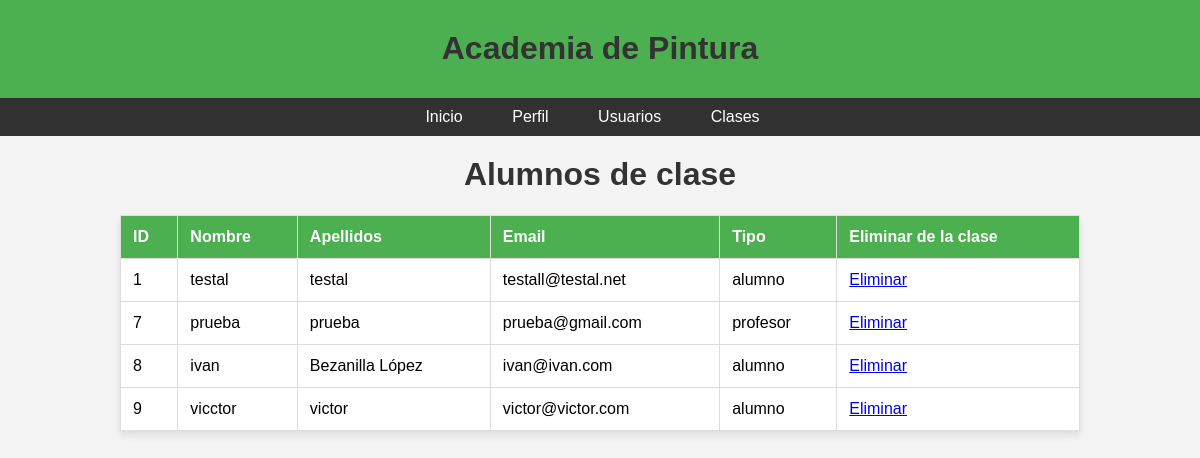
Screenshot of /proyecto/clases/alumnos_clase.php?id=4 with the database file from the repository.
### tables this page shows
CREATE TABLE `usuario` (
  `id` int NOT NULL AUTO_INCREMENT,
  `nombre` varchar(55) NOT NULL,
  `apellidos` varchar(55) NOT NULL,
  `email` varchar(255) NOT NULL,
  `pass` varchar(255) NOT NULL,
  `tipo` enum('alumno','profesor','administrador') NOT NULL,
  PRIMARY KEY (`id`),
  UNIQUE KEY `ID` (`id`),
  UNIQUE KEY `email` (`email`),
  KEY `tipo` (`tipo`)
);

### proyecto/clases/alumnos_clase.php (the view, shortened to what this page needs)
<?php
include "../bd/base_de_datos.php";
$id = $_GET["id"];
try {
    $sentencia = $base_de_datos->prepare("SELECT b.* FROM alumno_clase a INNER JOIN usuario b ON a.Alumno_ID=b.id WHERE a.Clase_ID = ?;");
    $sentencia->execute([$id]);
    $personas = $sentencia->fetchAll(PDO::FETCH_OBJ);
}catch(Exception $e){
    echo "Ocurrio un error:" . $e->getMessage();
}
?>
<!DOCTYPE html>
<html lang="es">
<head>
</head>
<body>
    <header>
        <h1>Academia de Pintura</h1>
    </header>
    <nav>
        <ul>
            <li><a href="../principal.php">Inicio</a></li>
            <li><a href="../usuarios/perfil.php">Perfil</a></li>
            <li><a href="../usuarios/listarusuarios.php">Usuarios</a></li>
            <li><a href="listarclases.php">Clases</a></li>
        </ul>
    </nav>
    <h1>Alumnos de clase</h1>
    <table>
        <thead>
            <tr>
                <th>ID</th>
                <th>Nombre</th>
                <th>Apellidos</th>
                <th>Email</th>
                <th>Tipo</th>
                <th>Eliminar de la clase</th>
            </tr>
        </thead>
        <tbody>
            <?php foreach($personas as $proyecto){ ?>
            <tr>
                <td><?php echo $proyecto->id ?></td>
                <td><?php echo $proyecto->nombre ?></td>
                <td><?php echo $proyecto->apellidos ?></td>
                <td><?php echo $proyecto->email ?></td>
                <td><?php echo $proyecto->tipo ?></td>
                <td><a href="<?php echo "./eliminar_alumno_clase.php?id=" . $proyecto->id?>">Eliminar</a></td>
            </tr>
            <?php } ?>
        </tbody>
    </table>
</body>
</html>

### proyecto/clases/alumnos_clase.php (style rules this page uses)
body { font-family: Arial, sans-serif; background-color: #f4f4f4; margin: 0; padding: 0; display: flex; flex-direction: column; align-items: center; }
header { background-color: #4CAF50; color: #fff; padding: 10px; text-align: center; }
header, nav { width: 100%; display: block; }
nav { background-color: rgba(0, 0, 0, 0.8); padding: 10px 0; }
nav ul { list-style-type: none; margin: 0; padding: 0; text-align: center; }
nav ul li { display: inline-block; margin-right: 15px; }
nav ul li a { text-decoration: none; color: #fff; padding: 8px 15px; border-radius: 5px; }
table { border-collapse: collapse; width: 80%; box-shadow: 0 4px 8px rgba(0, 0, 0, 0.1); background-color: #fff; }
th, td { border: 1px solid #ddd; padding: 12px; text-align: left; }
th { background-color: #4CAF50; color: white; }
h1 { text-align: center; color: #333; margin-top: 20px; }

### rows the page displays
usuario: id "1", nombre "testal", apellidos "testal", email "testall@testal.net", tipo "alumno"
usuario: id "7", nombre "prueba", apellidos "prueba", email "prueba@gmail.com", tipo "profesor"
usuario: id "8", nombre "ivan", apellidos "Bezanilla López", email "ivan@ivan.com", tipo "alumno"
usuario: id "9", nombre "vicctor", apellidos "victor", email "victor@victor.com", tipo "alumno"
